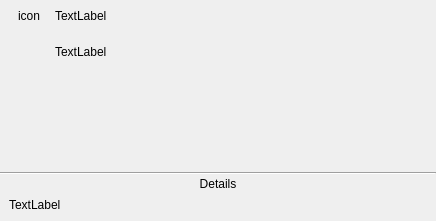
<?xml version="1.0" encoding="UTF-8"?>
<ui version="4.0">
 <class>TaskDialog</class>
 <widget class="QDialog" name="TaskDialog">
  <property name="geometry">
   <rect>
    <x>0</x>
    <y>0</y>
    <width>436</width>
    <height>221</height>
   </rect>
  </property>
  <property name="sizePolicy">
   <sizepolicy hsizetype="Preferred" vsizetype="Expanding">
    <horstretch>0</horstretch>
    <verstretch>0</verstretch>
   </sizepolicy>
  </property>
  <property name="windowTitle">
   <string>Dialog</string>
  </property>
  <layout class="QVBoxLayout" name="verticalLayout">
   <property name="leftMargin">
    <number>0</number>
   </property>
   <property name="topMargin">
    <number>0</number>
   </property>
   <property name="rightMargin">
    <number>0</number>
   </property>
   <property name="bottomMargin">
    <number>0</number>
   </property>
   <item>
    <widget class="QWidget" name="topPanel" native="true">
     <layout class="QHBoxLayout" name="horizontalLayout" stretch="0,1">
      <item>
       <widget class="QWidget" name="iconPanel" native="true">
        <layout class="QHBoxLayout" name="horizontalLayout_2">
         <property name="leftMargin">
          <number>9</number>
         </property>
         <property name="topMargin">
          <number>0</number>
         </property>
         <property name="rightMargin">
          <number>9</number>
         </property>
         <property name="bottomMargin">
          <number>0</number>
         </property>
         <item>
          <widget class="QLabel" name="icon">
           <property name="text">
            <string>icon</string>
           </property>
           <property name="alignment">
            <set>Qt::AlignLeading|Qt::AlignLeft|Qt::AlignTop</set>
           </property>
          </widget>
         </item>
        </layout>
       </widget>
      </item>
      <item>
       <widget class="QWidget" name="widget_3" native="true">
        <layout class="QVBoxLayout" name="verticalLayout_10">
         <property name="leftMargin">
          <number>0</number>
         </property>
         <property name="topMargin">
          <number>0</number>
         </property>
         <property name="rightMargin">
          <number>0</number>
         </property>
         <property name="bottomMargin">
          <number>0</number>
         </property>
         <item>
          <widget class="QLabel" name="main">
           <property name="styleSheet">
            <string notr="true"/>
           </property>
           <property name="text">
            <string>TextLabel</string>
           </property>
           <property name="wordWrap">
            <bool>true</bool>
           </property>
          </widget>
         </item>
         <item>
          <widget class="QWidget" name="spacer1" native="true">
           <property name="sizePolicy">
            <sizepolicy hsizetype="Preferred" vsizetype="Fixed">
             <horstretch>0</horstretch>
             <verstretch>0</verstretch>
            </sizepolicy>
           </property>
           <property name="minimumSize">
            <size>
             <width>0</width>
             <height>10</height>
            </size>
           </property>
          </widget>
         </item>
         <item>
          <widget class="QLabel" name="content">
           <property name="text">
            <string>TextLabel</string>
           </property>
           <property name="wordWrap">
            <bool>true</bool>
           </property>
          </widget>
         </item>
         <item>
          <widget class="QWidget" name="commandButtonsPanel" native="true">
           <layout class="QVBoxLayout" name="verticalLayout_6">
            <property name="leftMargin">
             <number>0</number>
            </property>
            <property name="topMargin">
             <number>0</number>
            </property>
            <property name="rightMargin">
             <number>0</number>
            </property>
            <property name="bottomMargin">
             <number>0</number>
            </property>
            <item>
             <widget class="QWidget" name="spacer2" native="true">
              <property name="sizePolicy">
               <sizepolicy hsizetype="Preferred" vsizetype="Fixed">
                <horstretch>0</horstretch>
                <verstretch>0</verstretch>
               </sizepolicy>
              </property>
              <property name="minimumSize">
               <size>
                <width>0</width>
                <height>10</height>
               </size>
              </property>
              <layout class="QVBoxLayout" name="verticalLayout_7"/>
             </widget>
            </item>
            <item>
             <widget class="QWidget" name="commandButtons" native="true">
              <layout class="QVBoxLayout" name="verticalLayout_9">
               <property name="leftMargin">
                <number>0</number>
               </property>
               <property name="topMargin">
                <number>0</number>
               </property>
               <property name="rightMargin">
                <number>0</number>
               </property>
               <property name="bottomMargin">
                <number>0</number>
               </property>
              </layout>
             </widget>
            </item>
           </layout>
          </widget>
         </item>
        </layout>
       </widget>
      </item>
     </layout>
    </widget>
   </item>
   <item>
    <spacer name="verticalSpacer">
     <property name="orientation">
      <enum>Qt::Vertical</enum>
     </property>
     <property name="sizeHint" stdset="0">
      <size>
       <width>20</width>
       <height>0</height>
      </size>
     </property>
    </spacer>
   </item>
   <item>
    <widget class="QWidget" name="standardButtonsPanel" native="true">
     <layout class="QVBoxLayout" name="verticalLayout_8">
      <item>
       <widget class="QDialogButtonBox" name="standardButtons">
        <property name="standardButtons">
         <set>QDialogButtonBox::NoButton</set>
        </property>
       </widget>
      </item>
     </layout>
    </widget>
   </item>
   <item>
    <widget class="QWidget" name="detailsPanel" native="true">
     <layout class="QVBoxLayout" name="verticalLayout_3">
      <property name="spacing">
       <number>0</number>
      </property>
      <property name="leftMargin">
       <number>0</number>
      </property>
      <property name="topMargin">
       <number>0</number>
      </property>
      <property name="rightMargin">
       <number>0</number>
      </property>
      <property name="bottomMargin">
       <number>0</number>
      </property>
      <item>
       <widget class="Line" name="line">
        <property name="orientation">
         <enum>Qt::Horizontal</enum>
        </property>
       </widget>
      </item>
      <item>
       <widget class="QWidget" name="widget_7" native="true">
        <layout class="QVBoxLayout" name="verticalLayout_4">
         <property name="topMargin">
          <number>0</number>
         </property>
         <property name="bottomMargin">
          <number>0</number>
         </property>
         <item>
          <widget class="QToolButton" name="detailsExpander">
           <property name="sizePolicy">
            <sizepolicy hsizetype="Expanding" vsizetype="Fixed">
             <horstretch>0</horstretch>
             <verstretch>0</verstretch>
            </sizepolicy>
           </property>
           <property name="styleSheet">
            <string notr="true">border: none;
text-align: left;</string>
           </property>
           <property name="text">
            <string>Details</string>
           </property>
          </widget>
         </item>
         <item>
          <widget class="QWidget" name="detailsWidget" native="true">
           <layout class="QVBoxLayout" name="verticalLayout_5">
            <property name="leftMargin">
             <number>0</number>
            </property>
            <property name="topMargin">
             <number>0</number>
            </property>
            <property name="rightMargin">
             <number>0</number>
            </property>
            <property name="bottomMargin">
             <number>9</number>
            </property>
            <item>
             <widget class="QLabel" name="details">
              <property name="text">
               <string>TextLabel</string>
              </property>
              <property name="wordWrap">
               <bool>true</bool>
              </property>
              <property name="textInteractionFlags">
               <set>Qt::TextBrowserInteraction</set>
              </property>
             </widget>
            </item>
           </layout>
          </widget>
         </item>
        </layout>
       </widget>
      </item>
     </layout>
    </widget>
   </item>
  </layout>
 </widget>
 <resources/>
 <connections/>
</ui>
